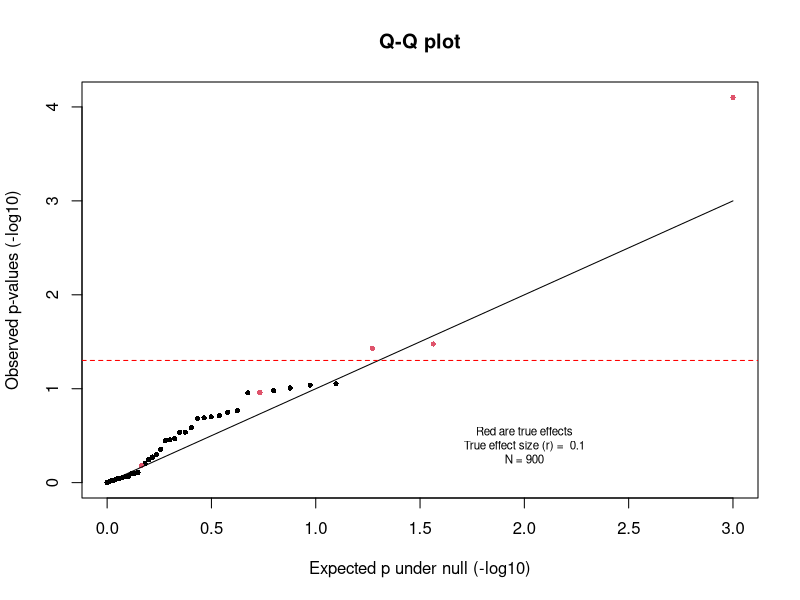

Reproduce this figure in R.
#-------------------------------------------------------------------------
# Based on Simulation Exercise 2 by DVM Bishop
# 25th March 2018; 
# Using Q-Q plot to look at distribution of p-values in a large set of variables
# Should help understand methods used for testing genome-wide association (GWA)
#-------------------------------------------------------------------------
# For basic intro to GWAS see 
# physiology.med.cornell.edu/people/banfelder/qbio/resources_2013/2013_1_Mezey.pdf
# http://journals.plos.org/ploscompbiol/article?id=10.1371/journal.pcbi.1002822#s2

#setwd() - put your own directory here - or use Session|Set Working Directory|To Source Location

# Remember! you will need to download this package if it aren't already downloaded
library(MASS) #for mvrnorm function to make multivariate normal distributed vars

options(scipen=999) #disable scientific notation.

#-------------------------------------------------------------------------
# Specify parameters to create a correlation matrix
# We are going to simulate nVar variables 
#-------------------------------------------------------------------------

nVar<-40 #number of simulated variables - can change this
#NB first variable will be our outcome measure of interest (eg phenotype);
#other variables will be predictor variables (e.g. SNPs)
myM<-0 # Mean score for all variables in the sample - we're using z scores for simplicity
myVar<-1 #Remember variance is SD^2. For z-scores, SD is 1, so variance is also 1
myN<-900 #set sample size per group (You should vary this to see the effect)
myCorr<-0 #correlation between variables: this specifies uncorrelated variables
sigvar<-2:6 #for these vars we will have an association with outcome
myES<-.1 #effect size as correlation between a sig variable and outcome
#in GWAS it's unusual to get large effect sizes

everyp<-data.frame(matrix(ncol = 2, nrow = nVar-1)) #initialise a dataframe to hold all the pvalues
colnames(everyp)<-c('Var','p')

  myCov<-matrix(rep(myCorr,nVar*nVar),nrow=nVar) #initialise covariance matrix
  diag(myCov)<-rep(myVar,nVar) # put one on the diagonals.
  
  #now alter r to equal myES for those variables correlated with outcome
  myCov[1,sigvar]<-myES
  myCov[sigvar,1]<-myES
  #NB we are assuming no correlation between the predictor variables
  #----------------------------------------------------------------------------------------
  # Generate a sample from a multivariate normal distribution with the specified correlation matrix
  #----------------------------------------------------------------------------------------
  
  mydata<-mvrnorm(n = myN, rep(myM,nVar), myCov)
  #we'll turn V1 into a binary categorical variable by splitting at 0
  #this is a clunky way to do this, but it show the logic
  temp<-mydata[,1]#save values in temporary vector
  mydata[,1]<-0 #default is group 0
  w<-which(temp<0) #;  identify rows with negative values
  mydata[w,1]<-1; #overwrite those rows with 1
  
  #----------------------------------------------------------------------------------------
  # Now do t-test for each variable, testing association with V1, and save the p-value
  #----------------------------------------------------------------------------------------
  for (i in 2:nVar){
    myt <- t.test(mydata[,i]~mydata[,1]) #tests for difference in means between
    #groups specified in column 1
    everyp[(i-1),1]<-i #everyp has the variable number in column 1
    everyp[(i-1),2]<-myt$p.value #and the associated p-value in column 2
  }
  lo.p<-which(everyp$p<.05) #find low pvalues
  pbit<-round(100*length(lo.p)/nrow(everyp),2) #% pvalues less than .05
  #We aren't particularly interested in this, but pbit tells you what % of
  #p-values are below .05. Can be used as sanity check.
   #--------------------------------------------------------------------------------
  # A Q-Q plot will show whether distribution of p-values departs from null expectation
  #--------------------------------------------------------------------------------
  #First we'll just add a column that allows us to display the sigvar variables in red
  everyp$colorcode<-1
  everyp$colorcode[(sigvar-1)]<-2
  
  #Now we are going to rank order the p-values according to size
  everyp<-everyp[order(everyp$p),] #rank order file according to pvalues
  np<-nrow(everyp)-1
  pexp<-seq(0.001,1.001,1/np) #expected pvalues under null hypothesis

  lpexp<-log10(pexp) #log10 transform used as we are interested in most extreme values
  #which are easier to distinguish on log scale

  everyp$lpob<- log10(everyp$p)

  #Q-Q plot is quantile-quantile plot: checks if distribution of p-values is uniform
  #as would be expected under null hypothesis
  
  #for syntax of plot command see:
 # https://www.statmethods.net/graphs/line.html
 # https://www.statmethods.net/advgraphs/parameters.html
  # More generally, if you can't understand something in R, Google it!
  # Specifically here, pch specifies symbol type, cex specifies size, lty is line type
  # You can play with these values: change them and re-run this bit of script to see the effect
  
  plot(-lpexp,-everyp$lpob,pch=16,cex=.7,
       ylab='Observed p-values (-log10)',
       xlab='Expected p under null (-log10)',
       main='Q-Q plot',
       col=everyp$colorcode)
  lines(-lpexp,-lpexp) #expected distribution of p-values under null
  abline(h=1.301,lty=2,col='red') #cutoff for p = .05, because log10(.05) = 1.301
  text(2,0.4,paste0('Red are true effects\nTrue effect size (r) =  ',myES,'\nN = ',myN),cex=.7)
  #The first 2 numbers in the text command give x and y coordinates on the plot
  #Here they are selected just to put text in convenient spot on this plot
  
  myoutput<-'Variables with low p are:'
  myoutput
 everyp$Var[lo.p]

 # If r is low and sample size is small, you will find that you get 'significant' p-values
 # for variables other than 2-6. This is Type I error.
 # You will also see red dots that are not 'significant' - these are genuine effects that
 # are missed, i.e. type II error.

 # You could use a similar approach to looking at p-value distribution for any large
 # dataset with multiple variables. 
 # 
 # Questions to consider
 # 1. Does adopting a more extreme p-value help overcome inferential problems when we have many
 #    variables?
 # 2. How useful is it to divide a sample into two random halves to see if results replicate 
 #    across both subsets?
 # 3. How does the GWA approach with Q-Q plots tie in with suggestions in other subject areas 
 #    that we should 'analyse everything' in a multiverse approach?
 #    http://journals.sagepub.com/doi/abs/10.1177/1745691616658637
 
 
  # This work is licensed under a Creative Commons Attribution-NonCommercial-ShareAlike 4.0 International License. https://creativecommons.org/licenses/by-nc-sa/4.0/

  